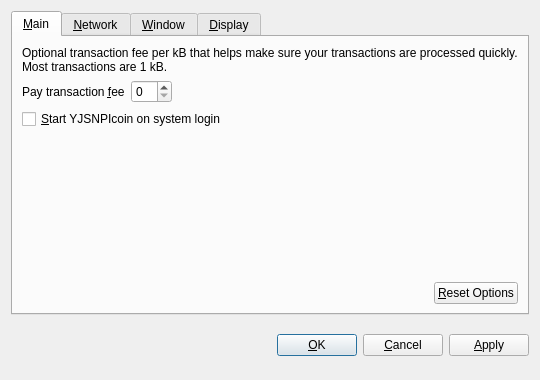
<?xml version="1.0" encoding="UTF-8"?>
<ui version="4.0">
 <class>OptionsDialog</class>
 <widget class="QDialog" name="OptionsDialog">
  <property name="geometry">
   <rect>
    <x>0</x>
    <y>0</y>
    <width>540</width>
    <height>380</height>
   </rect>
  </property>
  <property name="windowTitle">
   <string>Options</string>
  </property>
  <property name="modal">
   <bool>true</bool>
  </property>
  <layout class="QVBoxLayout" name="verticalLayout">
   <item>
    <widget class="QTabWidget" name="tabWidget">
     <property name="tabPosition">
      <enum>QTabWidget::North</enum>
     </property>
     <property name="currentIndex">
      <number>0</number>
     </property>
     <widget class="QWidget" name="tabMain">
      <attribute name="title">
       <string>&amp;Main</string>
      </attribute>
      <layout class="QVBoxLayout" name="verticalLayout_Main">
       <item>
        <widget class="QLabel" name="transactionFeeInfoLabel">
         <property name="text">
          <string>Optional transaction fee per kB that helps make sure your transactions are processed quickly. Most transactions are 1 kB.</string>
         </property>
         <property name="textFormat">
          <enum>Qt::PlainText</enum>
         </property>
         <property name="wordWrap">
          <bool>true</bool>
         </property>
        </widget>
       </item>
       <item>
        <layout class="QHBoxLayout" name="horizontalLayout_1_Main">
         <item>
          <widget class="QLabel" name="transactionFeeLabel">
           <property name="text">
            <string>Pay transaction &amp;fee</string>
           </property>
           <property name="textFormat">
            <enum>Qt::PlainText</enum>
           </property>
           <property name="buddy">
            <cstring>transactionFee</cstring>
           </property>
          </widget>
         </item>
         <item>
          <widget class="BitcoinAmountField" name="transactionFee"/>
         </item>
         <item>
          <spacer name="horizontalSpacer_1_Main">
           <property name="orientation">
            <enum>Qt::Horizontal</enum>
           </property>
           <property name="sizeHint" stdset="0">
            <size>
             <width>40</width>
             <height>20</height>
            </size>
           </property>
          </spacer>
         </item>
        </layout>
       </item>
       <item>
        <widget class="QCheckBox" name="bitcoinAtStartup">
         <property name="toolTip">
          <string>Automatically start YJSNPIcoin after logging in to the system.</string>
         </property>
         <property name="text">
          <string>&amp;Start YJSNPIcoin on system login</string>
         </property>
        </widget>
       </item>
       <item>
        <spacer name="verticalSpacer_Main">
         <property name="orientation">
          <enum>Qt::Vertical</enum>
         </property>
         <property name="sizeHint" stdset="0">
          <size>
           <width>20</width>
           <height>40</height>
          </size>
         </property>
        </spacer>
       </item>
       <item>
        <layout class="QHBoxLayout" name="horizontalLayout_2_Main">
         <item>
          <spacer name="horizontalSpacer_2_Main">
           <property name="orientation">
            <enum>Qt::Horizontal</enum>
           </property>
           <property name="sizeHint" stdset="0">
            <size>
             <width>40</width>
             <height>20</height>
            </size>
           </property>
          </spacer>
         </item>
         <item>
          <widget class="QPushButton" name="resetButton">
           <property name="toolTip">
            <string>Reset all client options to default.</string>
           </property>
           <property name="text">
            <string>&amp;Reset Options</string>
           </property>
           <property name="autoDefault">
            <bool>false</bool>
           </property>
          </widget>
         </item>
        </layout>
       </item>
      </layout>
     </widget>
     <widget class="QWidget" name="tabNetwork">
      <attribute name="title">
       <string>&amp;Network</string>
      </attribute>
      <layout class="QVBoxLayout" name="verticalLayout_Network">
       <item>
        <widget class="QCheckBox" name="mapPortUpnp">
         <property name="toolTip">
          <string>Automatically open the YJSNPIcoin client port on the router. This only works when your router supports UPnP and it is enabled.</string>
         </property>
         <property name="text">
          <string>Map port using &amp;UPnP</string>
         </property>
        </widget>
       </item>
       <item>
        <widget class="QCheckBox" name="connectSocks">
         <property name="toolTip">
          <string>Connect to the YJSNPIcoin network through a SOCKS proxy (e.g. when connecting through Tor).</string>
         </property>
         <property name="text">
          <string>&amp;Connect through SOCKS proxy:</string>
         </property>
        </widget>
       </item>
       <item>
        <layout class="QHBoxLayout" name="horizontalLayout_Network">
         <item>
          <widget class="QLabel" name="proxyIpLabel">
           <property name="text">
            <string>Proxy &amp;IP:</string>
           </property>
           <property name="textFormat">
            <enum>Qt::PlainText</enum>
           </property>
           <property name="buddy">
            <cstring>proxyIp</cstring>
           </property>
          </widget>
         </item>
         <item>
          <widget class="QValidatedLineEdit" name="proxyIp">
           <property name="maximumSize">
            <size>
             <width>140</width>
             <height>16777215</height>
            </size>
           </property>
           <property name="toolTip">
            <string>IP address of the proxy (e.g. 127.0.0.1)</string>
           </property>
          </widget>
         </item>
         <item>
          <widget class="QLabel" name="proxyPortLabel">
           <property name="text">
            <string>&amp;Port:</string>
           </property>
           <property name="textFormat">
            <enum>Qt::PlainText</enum>
           </property>
           <property name="buddy">
            <cstring>proxyPort</cstring>
           </property>
          </widget>
         </item>
         <item>
          <widget class="QLineEdit" name="proxyPort">
           <property name="maximumSize">
            <size>
             <width>55</width>
             <height>16777215</height>
            </size>
           </property>
           <property name="toolTip">
            <string>Port of the proxy (e.g. 9050)</string>
           </property>
          </widget>
         </item>
         <item>
          <widget class="QLabel" name="socksVersionLabel">
           <property name="text">
            <string>SOCKS &amp;Version:</string>
           </property>
           <property name="textFormat">
            <enum>Qt::PlainText</enum>
           </property>
           <property name="buddy">
            <cstring>socksVersion</cstring>
           </property>
          </widget>
         </item>
         <item>
          <widget class="QValueComboBox" name="socksVersion">
           <property name="toolTip">
            <string>SOCKS version of the proxy (e.g. 5)</string>
           </property>
          </widget>
         </item>
         <item>
          <spacer name="horizontalSpacer_Network">
           <property name="orientation">
            <enum>Qt::Horizontal</enum>
           </property>
           <property name="sizeHint" stdset="0">
            <size>
             <width>40</width>
             <height>20</height>
            </size>
           </property>
          </spacer>
         </item>
        </layout>
       </item>
       <item>
        <spacer name="verticalSpacer_Network">
         <property name="orientation">
          <enum>Qt::Vertical</enum>
         </property>
         <property name="sizeHint" stdset="0">
          <size>
           <width>20</width>
           <height>40</height>
          </size>
         </property>
        </spacer>
       </item>
      </layout>
     </widget>
     <widget class="QWidget" name="tabWindow">
      <attribute name="title">
       <string>&amp;Window</string>
      </attribute>
      <layout class="QVBoxLayout" name="verticalLayout_Window">
       <item>
        <widget class="QCheckBox" name="minimizeToTray">
         <property name="toolTip">
          <string>Show only a tray icon after minimizing the window.</string>
         </property>
         <property name="text">
          <string>&amp;Minimize to the tray instead of the taskbar</string>
         </property>
        </widget>
       </item>
       <item>
        <widget class="QCheckBox" name="minimizeOnClose">
         <property name="toolTip">
          <string>Minimize instead of exit the application when the window is closed. When this option is enabled, the application will be closed only after selecting Quit in the menu.</string>
         </property>
         <property name="text">
          <string>M&amp;inimize on close</string>
         </property>
        </widget>
       </item>
       <item>
        <spacer name="verticalSpacer_Window">
         <property name="orientation">
          <enum>Qt::Vertical</enum>
         </property>
         <property name="sizeHint" stdset="0">
          <size>
           <width>20</width>
           <height>40</height>
          </size>
         </property>
        </spacer>
       </item>
      </layout>
     </widget>
     <widget class="QWidget" name="tabDisplay">
      <attribute name="title">
       <string>&amp;Display</string>
      </attribute>
      <layout class="QVBoxLayout" name="verticalLayout_Display">
       <item>
        <layout class="QHBoxLayout" name="horizontalLayout_1_Display">
         <item>
          <widget class="QLabel" name="langLabel">
           <property name="text">
            <string>User Interface &amp;language:</string>
           </property>
           <property name="textFormat">
            <enum>Qt::PlainText</enum>
           </property>
           <property name="buddy">
            <cstring>lang</cstring>
           </property>
          </widget>
         </item>
         <item>
          <widget class="QValueComboBox" name="lang">
           <property name="toolTip">
            <string>The user interface language can be set here. This setting will take effect after restarting YJSNPIcoin.</string>
           </property>
          </widget>
         </item>
        </layout>
       </item>
       <item>
        <layout class="QHBoxLayout" name="horizontalLayout_2_Display">
         <item>
          <widget class="QLabel" name="unitLabel">
           <property name="text">
            <string>&amp;Unit to show amounts in:</string>
           </property>
           <property name="textFormat">
            <enum>Qt::PlainText</enum>
           </property>
           <property name="buddy">
            <cstring>unit</cstring>
           </property>
          </widget>
         </item>
         <item>
          <widget class="QValueComboBox" name="unit">
           <property name="toolTip">
            <string>Choose the default subdivision unit to show in the interface and when sending coins.</string>
           </property>
          </widget>
         </item>
        </layout>
       </item>
       <item>
        <widget class="QCheckBox" name="displayAddresses">
         <property name="toolTip">
          <string>Whether to show YJSNPIcoin addresses in the transaction list or not.</string>
         </property>
         <property name="text">
          <string>&amp;Display addresses in transaction list</string>
         </property>
        </widget>
       </item>
       <item>
        <spacer name="verticalSpacer_Display">
         <property name="orientation">
          <enum>Qt::Vertical</enum>
         </property>
         <property name="sizeHint" stdset="0">
          <size>
           <width>20</width>
           <height>40</height>
          </size>
         </property>
        </spacer>
       </item>
      </layout>
     </widget>
    </widget>
   </item>
   <item>
    <layout class="QHBoxLayout" name="horizontalLayout_Buttons">
     <item>
      <spacer name="horizontalSpacer_1">
       <property name="orientation">
        <enum>Qt::Horizontal</enum>
       </property>
       <property name="sizeHint" stdset="0">
        <size>
         <width>40</width>
         <height>48</height>
        </size>
       </property>
      </spacer>
     </item>
     <item>
      <widget class="QLabel" name="statusLabel">
       <property name="font">
        <font>
         <weight>75</weight>
         <bold>true</bold>
        </font>
       </property>
       <property name="text">
        <string/>
       </property>
       <property name="textFormat">
        <enum>Qt::PlainText</enum>
       </property>
       <property name="wordWrap">
        <bool>true</bool>
       </property>
      </widget>
     </item>
     <item>
      <spacer name="horizontalSpacer_2">
       <property name="orientation">
        <enum>Qt::Horizontal</enum>
       </property>
       <property name="sizeHint" stdset="0">
        <size>
         <width>40</width>
         <height>48</height>
        </size>
       </property>
      </spacer>
     </item>
     <item>
      <widget class="QPushButton" name="okButton">
       <property name="text">
        <string>&amp;OK</string>
       </property>
      </widget>
     </item>
     <item>
      <widget class="QPushButton" name="cancelButton">
       <property name="text">
        <string>&amp;Cancel</string>
       </property>
       <property name="autoDefault">
        <bool>false</bool>
       </property>
      </widget>
     </item>
     <item>
      <widget class="QPushButton" name="applyButton">
       <property name="text">
        <string>&amp;Apply</string>
       </property>
       <property name="autoDefault">
        <bool>false</bool>
       </property>
      </widget>
     </item>
    </layout>
   </item>
  </layout>
 </widget>
 <customwidgets>
  <customwidget>
   <class>BitcoinAmountField</class>
   <extends>QSpinBox</extends>
   <header>bitcoinamountfield.h</header>
  </customwidget>
  <customwidget>
   <class>QValueComboBox</class>
   <extends>QComboBox</extends>
   <header>qvaluecombobox.h</header>
  </customwidget>
  <customwidget>
   <class>QValidatedLineEdit</class>
   <extends>QLineEdit</extends>
   <header>qvalidatedlineedit.h</header>
  </customwidget>
 </customwidgets>
 <resources/>
 <connections/>
</ui>
